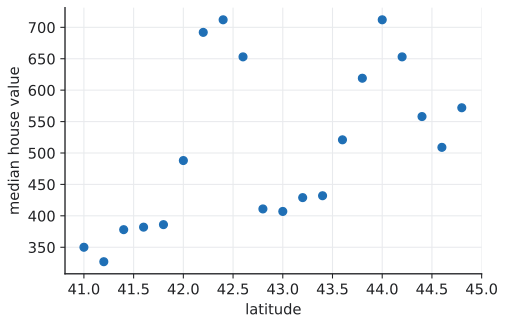

The script that drew this image:
"""Median home value per 0.2° of latitude in "Freedonia" (redrawn from Google MLCC, Fig. 11)."""

import matplotlib.pyplot as plt
import numpy as np

from mlrecall.figstyle import BLUE, save

latitude = np.round(np.arange(41.0, 44.81, 0.2), 1)
value = [350, 327, 378, 382, 386, 488, 692, 712, 653, 411,
         407, 429, 432, 521, 619, 712, 653, 558, 509, 572]  # fmt: skip
fig, ax = plt.subplots(figsize=(5.6, 3.6))
ax.scatter(latitude, value, color=BLUE, s=34, zorder=3)
ax.set(xlabel="latitude", ylabel="median house value", xticks=np.arange(41, 45.01, 0.5))
ax.grid(True, zorder=0)
save(fig, __file__)
